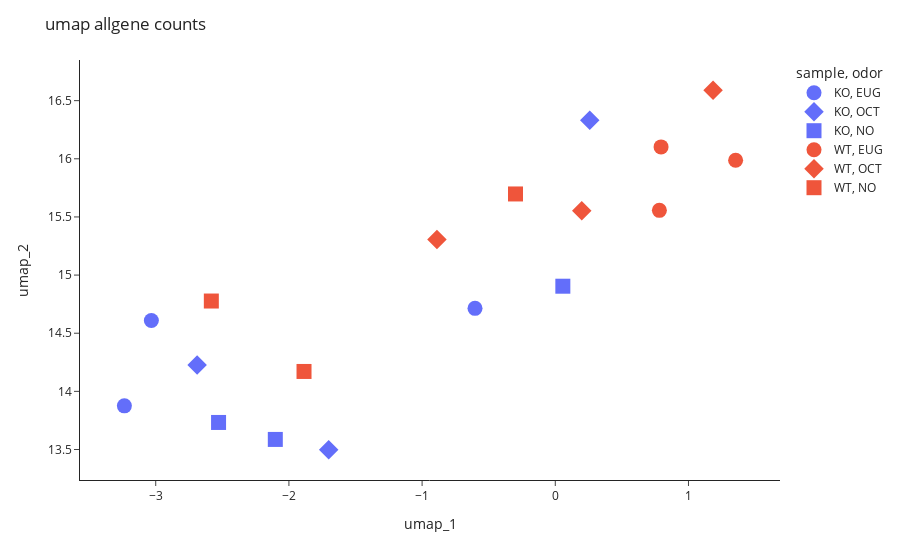
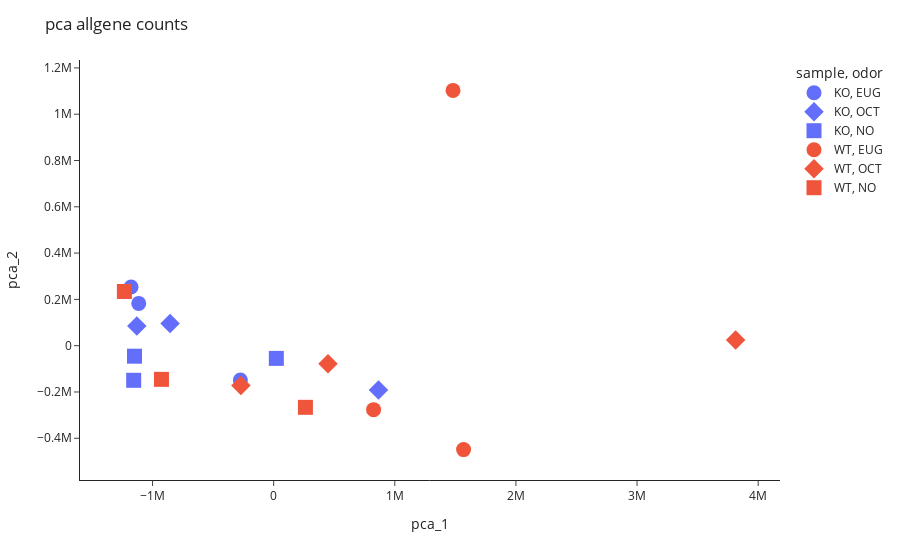

Write notebook code for charts like these, in order.
### Code cell
fig = plot_tl.reduced_dimension_plot(count_df = all_counts, 
                               reduction_method = 'umap')
fig.update_layout( title='umap allgene counts')
fig.show()
fig.write_html('../output/Blobel-14375/allgene_umap.html')
fig = plot_tl.reduced_dimension_plot(count_df = all_counts, 
                               reduction_method = 'pca')
fig.update_layout( title='pca allgene counts')
fig.show()
fig.write_html('../output/Blobel-14375/allgene_pca.html')

### Figure 1 — Plotly figure (JSON) as saved in the notebook; plotly's stock layout.template omitted (floating-point values rounded to 4 significant figures)
{"data": [{"hovertemplate": "<b>%{hovertext}</b><br><br>sample=KO<br>odor=EUG<br>umap_1=%{x}<br>umap_2=%{y}<extra></extra>", "hovertext": ["KO_EUG_1", "KO_EUG_2", "KO_EUG_3"], "legendgroup": "KO, EUG", "marker": {"color": "#636efa", "size": 15, "symbol": "circle"}, "mode": "markers", "name": "KO, EUG", "orientation": "v", "showlegend": true, "type": "scatter", "x": [-3.235, -0.6028, -3.033], "xaxis": "x", "y": [13.88, 14.71, 14.61], "yaxis": "y"}, {"hovertemplate": "<b>%{hovertext}</b><br><br>sample=KO<br>odor=OCT<br>umap_1=%{x}<br>umap_2=%{y}<extra></extra>", "hovertext": ["KO_OCT_1", "KO_OCT_2", "KO_OCT_3"], "legendgroup": "KO, OCT", "marker": {"color": "#636efa", "size": 15, "symbol": "diamond"}, "mode": "markers", "name": "KO, OCT", "orientation": "v", "showlegend": true, "type": "scatter", "x": [0.2586, -1.701, -2.689], "xaxis": "x", "y": [16.33, 13.5, 14.23], "yaxis": "y"}, {"hovertemplate": "<b>%{hovertext}</b><br><br>sample=KO<br>odor=NO<br>umap_1=%{x}<br>umap_2=%{y}<extra></extra>", "hovertext": ["KO_NO_1", "KO_NO_2", "KO_NO_3"], "legendgroup": "KO, NO", "marker": {"color": "#636efa", "size": 15, "symbol": "square"}, "mode": "markers", "name": "KO, NO", "orientation": "v", "showlegend": true, "type": "scatter", "x": [0.05672, -2.102, -2.528], "xaxis": "x", "y": [14.9, 13.59, 13.73], "yaxis": "y"}, {"hovertemplate": "<b>%{hovertext}</b><br><br>sample=WT<br>odor=EUG<br>umap_1=%{x}<br>umap_2=%{y}<extra></extra>", "hovertext": ["WT_EUG_1", "WT_EUG_2", "WT_EUG_3"], "legendgroup": "WT, EUG", "marker": {"color": "#EF553B", "size": 15, "symbol": "circle"}, "mode": "markers", "name": "WT, EUG", "orientation": "v", "showlegend": true, "type": "scatter", "x": [0.7942, 1.354, 0.7816], "xaxis": "x", "y": [16.1, 15.99, 15.56], "yaxis": "y"}, {"hovertemplate": "<b>%{hovertext}</b><br><br>sample=WT<br>odor=OCT<br>umap_1=%{x}<br>umap_2=%{y}<extra></extra>", "hovertext": ["WT_OCT_1", "WT_OCT_2", "WT_OCT_3"], "legendgroup": "WT, OCT", "marker": {"color": "#EF553B", "size": 15, "symbol": "diamond"}, "mode": "markers", "name": "WT, OCT", "orientation": "v", "showlegend": true, "type": "scatter", "x": [-0.8887, 0.1987, 1.185], "xaxis": "x", "y": [15.31, 15.55, 16.59], "yaxis": "y"}, {"hovertemplate": "<b>%{hovertext}</b><br><br>sample=WT<br>odor=NO<br>umap_1=%{x}<br>umap_2=%{y}<extra></extra>", "hovertext": ["WT_NO_1", "WT_NO_2", "WT_NO_3"], "legendgroup": "WT, NO", "marker": {"color": "#EF553B", "size": 15, "symbol": "square"}, "mode": "markers", "name": "WT, NO", "orientation": "v", "showlegend": true, "type": "scatter", "x": [-2.582, -0.2988, -1.887], "xaxis": "x", "y": [14.78, 15.7, 14.17], "yaxis": "y"}], "layout": {"autosize": true, "legend": {"title": {"text": "sample, odor"}, "tracegroupgap": 0}, "margin": {"t": 60}, "title": {"text": "umap allgene counts"}, "xaxis": {"anchor": "y", "domain": [0, 1], "title": {"text": "umap_1"}}, "yaxis": {"anchor": "x", "domain": [0, 1], "title": {"text": "umap_2"}}}}

### Figure 2 — Plotly figure (JSON) as saved in the notebook; plotly's stock layout.template omitted (floating-point values rounded to 4 significant figures)
{"data": [{"hovertemplate": "<b>%{hovertext}</b><br><br>sample=KO<br>odor=EUG<br>pca_1=%{x}<br>pca_2=%{y}<extra></extra>", "hovertext": ["KO_EUG_1", "KO_EUG_2", "KO_EUG_3"], "legendgroup": "KO, EUG", "marker": {"color": "#636efa", "size": 15, "symbol": "circle"}, "mode": "markers", "name": "KO, EUG", "orientation": "v", "showlegend": true, "type": "scatter", "x": [-1177000.0, -274800.0, -1114000.0], "xaxis": "x", "y": [253300.0, -148500.0, 182600.0], "yaxis": "y"}, {"hovertemplate": "<b>%{hovertext}</b><br><br>sample=KO<br>odor=OCT<br>pca_1=%{x}<br>pca_2=%{y}<extra></extra>", "hovertext": ["KO_OCT_1", "KO_OCT_2", "KO_OCT_3"], "legendgroup": "KO, OCT", "marker": {"color": "#636efa", "size": 15, "symbol": "diamond"}, "mode": "markers", "name": "KO, OCT", "orientation": "v", "showlegend": true, "type": "scatter", "x": [865500.0, -855200.0, -1130000.0], "xaxis": "x", "y": [-191600.0, 95440.0, 85220.0], "yaxis": "y"}, {"hovertemplate": "<b>%{hovertext}</b><br><br>sample=KO<br>odor=NO<br>pca_1=%{x}<br>pca_2=%{y}<extra></extra>", "hovertext": ["KO_NO_1", "KO_NO_2", "KO_NO_3"], "legendgroup": "KO, NO", "marker": {"color": "#636efa", "size": 15, "symbol": "square"}, "mode": "markers", "name": "KO, NO", "orientation": "v", "showlegend": true, "type": "scatter", "x": [21900.0, -1156000.0, -1149000.0], "xaxis": "x", "y": [-54880.0, -149500.0, -45390.0], "yaxis": "y"}, {"hovertemplate": "<b>%{hovertext}</b><br><br>sample=WT<br>odor=EUG<br>pca_1=%{x}<br>pca_2=%{y}<extra></extra>", "hovertext": ["WT_EUG_1", "WT_EUG_2", "WT_EUG_3"], "legendgroup": "WT, EUG", "marker": {"color": "#EF553B", "size": 15, "symbol": "circle"}, "mode": "markers", "name": "WT, EUG", "orientation": "v", "showlegend": true, "type": "scatter", "x": [1481000.0, 1568000.0, 824900.0], "xaxis": "x", "y": [1103000.0, -449100.0, -276300.0], "yaxis": "y"}, {"hovertemplate": "<b>%{hovertext}</b><br><br>sample=WT<br>odor=OCT<br>pca_1=%{x}<br>pca_2=%{y}<extra></extra>", "hovertext": ["WT_OCT_1", "WT_OCT_2", "WT_OCT_3"], "legendgroup": "WT, OCT", "marker": {"color": "#EF553B", "size": 15, "symbol": "diamond"}, "mode": "markers", "name": "WT, OCT", "orientation": "v", "showlegend": true, "type": "scatter", "x": [-270600.0, 448600.0, 3814000.0], "xaxis": "x", "y": [-172300.0, -78550.0, 24080.0], "yaxis": "y"}, {"hovertemplate": "<b>%{hovertext}</b><br><br>sample=WT<br>odor=NO<br>pca_1=%{x}<br>pca_2=%{y}<extra></extra>", "hovertext": ["WT_NO_1", "WT_NO_2", "WT_NO_3"], "legendgroup": "WT, NO", "marker": {"color": "#EF553B", "size": 15, "symbol": "square"}, "mode": "markers", "name": "WT, NO", "orientation": "v", "showlegend": true, "type": "scatter", "x": [-1232000.0, 262100.0, -926300.0], "xaxis": "x", "y": [234200.0, -266300.0, -145500.0], "yaxis": "y"}], "layout": {"autosize": true, "legend": {"title": {"text": "sample, odor"}, "tracegroupgap": 0}, "margin": {"t": 60}, "title": {"text": "pca allgene counts"}, "xaxis": {"anchor": "y", "domain": [0, 1], "title": {"text": "pca_1"}}, "yaxis": {"anchor": "x", "domain": [0, 1], "title": {"text": "pca_2"}}}}
